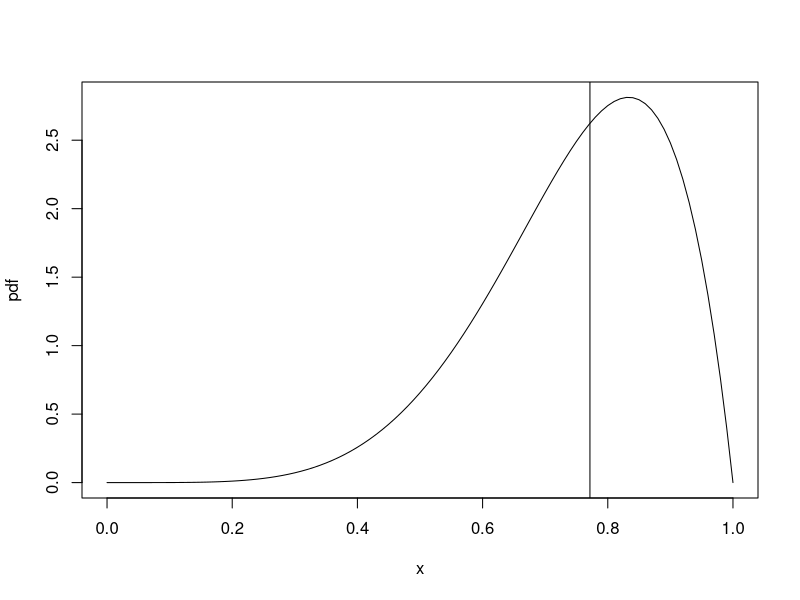
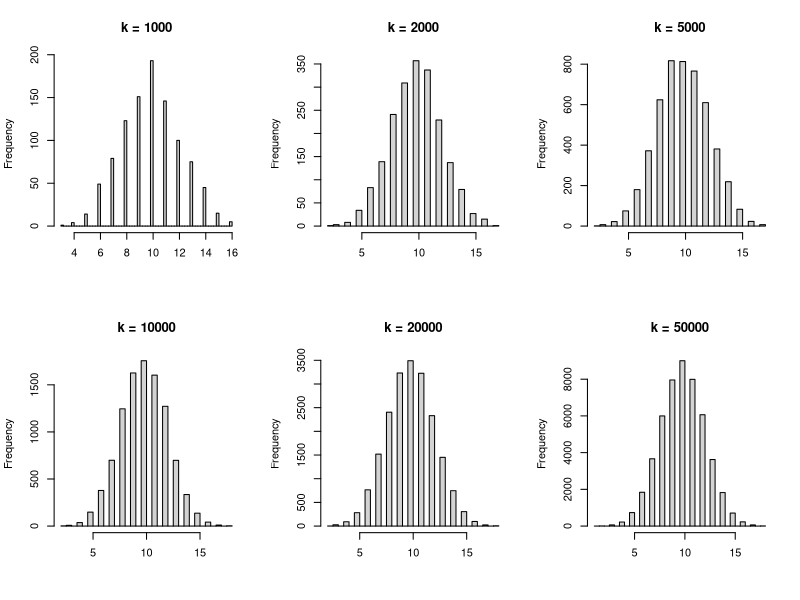
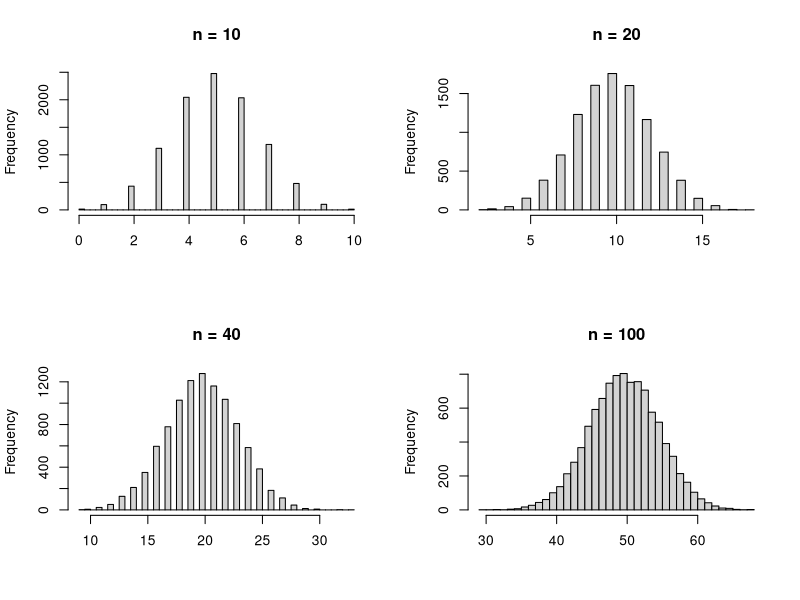

Reproduce these figures in R, in order.
## ---- chunk 1
g = function(x)
  7*x^6-6*x^7-0.5
m = uniroot(g,c(0,1),tol=0.0001)$root
m
## ---- chunk 2
pdf = function(x) {42*x^5*(1-x)}
plot(pdf,0,1)
abline(v = m)
## ---- chunk 3
par(mfrow=c(2,3)) 

for(k in c(1000,2000,5000,10000,20000, 50000)){
d<- NA
for(i in 1:k){
  a=rbinom(20,1,0.5)
  b=sum(a)
  d=c(d,(b))
}
d = d[-which(is.na(d))]
cat("When k is",k,"\n")
cat("Mean: ",mean(d),"\n")
cat("Standard derivation:",var(d),"\n")
hist(d,breaks =50,xlab ="",main = paste('k = ',k,sep=''))
}
## ---- chunk 4
par(mfrow=c(2,2)) 

for(n in c(10, 20, 40, 100)){
d<- NA
for(i in 1:10000){
  a=rbinom(n,1,0.5)
  b=sum(a)
  d=c(d,(b))
}
d = d[-which(is.na(d))]
cat("When n is",n,"\n")
cat("Mean: ",mean(d),"\n")
cat("Standard derivation:",var(d),"\n")
hist(d,breaks =50,xlab ="",main = paste('n = ',n,sep=''))
}
